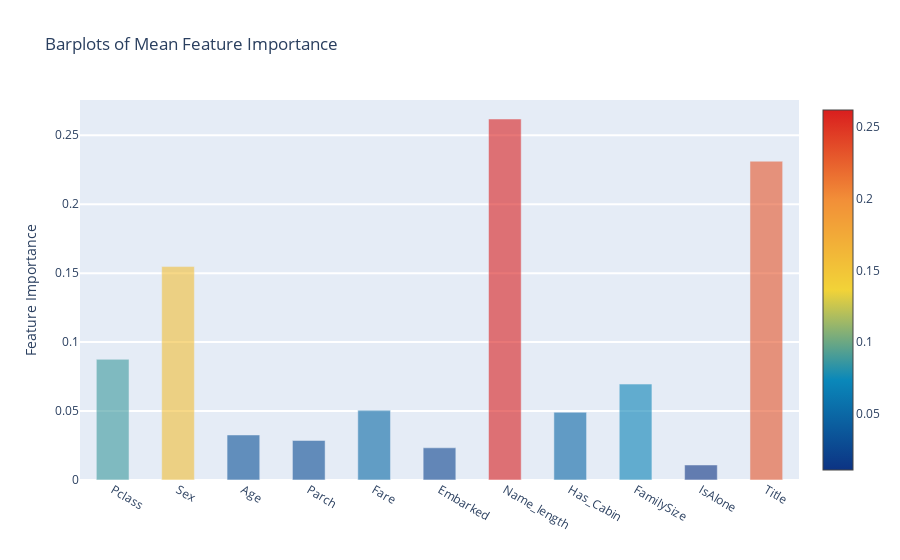

The cell this chart's notebook holds for it:
### Markdown cell above
### Plotly Barplot of Average Feature Importances

### Code cell
y = feature_dataframe["mean"].values
x = feature_dataframe["features"].values
data = [go.Bar(
    x=x,
    y=y,
    width=0.5,
    marker=dict(
        color=feature_dataframe["mean"].values,
        colorscale="Portland",
        showscale=True,
        reversescale=False
    ),
    opacity=0.6
)]

layout = go.Layout(
    autosize=True,
    title="Barplots of Mean Feature Importance",
    hovermode="closest",
    yaxis=dict(
        title="Feature Importance",
        ticklen=5,
        gridwidth=2
    ),
    showlegend=False
)

fig = go.Figure(data=data, layout=layout)
py.iplot(fig, filename="bar-direct-labels")

### Figure 1 — Plotly figure (JSON) as saved in the notebook; plotly's stock layout.template omitted (floating-point values rounded to 4 significant figures)
{"data": [{"marker": {"color": [0.08749, 0.1548, 0.03265, 0.02867, 0.05063, 0.02334, 0.2618, 0.04913, 0.06955, 0.01088, 0.2311], "colorscale": [[0, "rgb(12,51,131)"], [0.25, "rgb(10,136,186)"], [0.5, "rgb(242,211,56)"], [0.75, "rgb(242,143,56)"], [1, "rgb(217,30,30)"]], "reversescale": false, "showscale": true}, "opacity": 0.6, "type": "bar", "width": 0.5, "x": ["Pclass", "Sex", "Age", "Parch", "Fare", "Embarked", "Name_length", "Has_Cabin", "FamilySize", "IsAlone", "Title"], "y": [0.08749, 0.1548, 0.03265, 0.02867, 0.05063, 0.02334, 0.2618, 0.04913, 0.06955, 0.01088, 0.2311]}], "layout": {"autosize": true, "hovermode": "closest", "showlegend": false, "title": {"text": "Barplots of Mean Feature Importance"}, "yaxis": {"gridwidth": 2, "ticklen": 5, "title": {"text": "Feature Importance"}}}}
